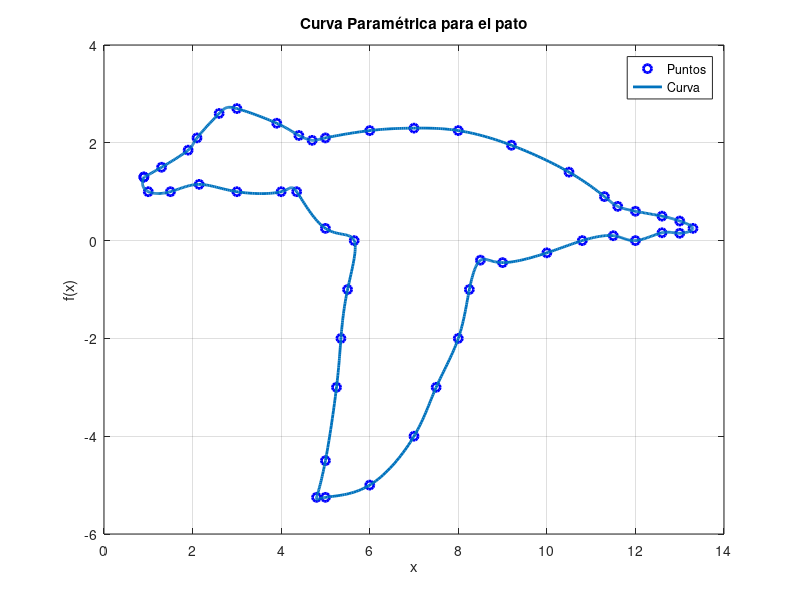

MATLAB code to generate this figure:
clear ;
close all;
clc;

x=[0.9, 1.3, 1.9, 2.1, 2.6, 3.0, 3.9, 4.4, 4.7, 5.0, 6.0, 7.0, 8.0,...
    9.2, 10.5, 11.3, 11.6, 12.0, 12.6, 13.0, 13.3,...
    13,12.6,12,11.5,10.8,10,9,8.5,8.25,8,7.5,7,6,5,4.8,5,5.25,5.35,5.5,5.65,...
    5,4.35,4,3,2.15,1.5,1,0.9];

y=[1.3, 1.5, 1.85, 2.1, 2.6, 2.7, 2.4, 2.15, 2.05, 2.1, 2.25, 2.3,...
    2.25, 1.95, 1.4, 0.9, 0.7, 0.6, 0.5, 0.4, 0.25,....
    0.15,0.16,0,0.1,0,...
    -0.25,-0.45,-0.4,-1,-2,-3,-4,-5,-5.25,-5.25,-4.5,-3,-2,-1,0,...
    0.25,1,1,1,1.15,1,1,1.3];

it = size(y,1) +  1;

plot(x,y,'ob','Linewidth',2)

ylabel('f(x)');
xlabel('x');

axis = ([0 30 0 42]);

title('Curva Paramétrica para el pato');
grid on;
hold on;

tam = size(y);
% tam(2)

t=linspace(0,10,tam(2));
t2=0:0.01:10;
xt=spline(t,x,t2);
yt=spline(t,y,t2);

plot(xt,yt,'Linewidth',2);
leg = legend('Puntos','Curva');
